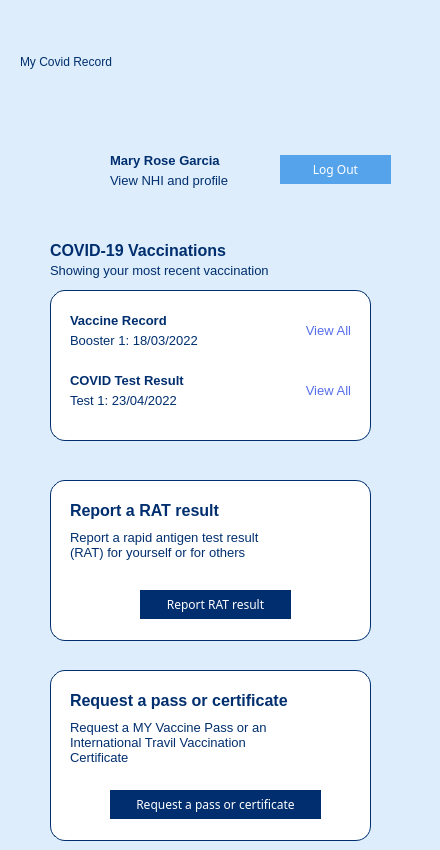
    <widget class="QWidget" name="userHomePage">
     <property name="styleSheet">
      <string notr="true">background-color: rgb(221, 237, 251);</string>
     </property>
     <widget class="QLabel" name="topLogoLable_2">
      <property name="geometry">
       <rect>
        <x>240</x>
        <y>30</y>
        <width>171</width>
        <height>81</height>
       </rect>
      </property>
      <property name="styleSheet">
       <string notr="true">color: rgb(255, 255, 255);</string>
      </property>
      <property name="text">
       <string>&lt;html&gt;&lt;head/&gt;&lt;body&gt;&lt;p&gt;&lt;img src=&quot;:/IconsAndImages/MOHLOgo.svg&quot;/&gt;&lt;/p&gt;&lt;/body&gt;&lt;/html&gt;</string>
      </property>
     </widget>
     <widget class="QLabel" name="myCovidRecordLabel_2">
      <property name="geometry">
       <rect>
        <x>20</x>
        <y>50</y>
        <width>172</width>
        <height>24</height>
       </rect>
      </property>
      <property name="styleSheet">
       <string notr="true">font: 700 16pt &quot;Fira Sans&quot;;
color: #002E6E;</string>
      </property>
      <property name="text">
       <string>My Covid Record</string>
      </property>
     </widget>
     <widget class="QGroupBox" name="userProfile">
      <property name="geometry">
       <rect>
        <x>0</x>
        <y>140</y>
        <width>431</width>
        <height>51</height>
       </rect>
      </property>
      <property name="styleSheet">
       <string notr="true">border: none;</string>
      </property>
      <property name="title">
       <string/>
      </property>
      <widget class="QLabel" name="profileIcon">
       <property name="geometry">
        <rect>
         <x>50</x>
         <y>0</y>
         <width>49</width>
         <height>51</height>
        </rect>
       </property>
       <property name="text">
        <string>&lt;html&gt;&lt;head/&gt;&lt;body&gt;&lt;p&gt;&lt;img src=&quot;:/IconsAndImages/profilecircle.png&quot;/&gt;&lt;/p&gt;&lt;/body&gt;&lt;/html&gt;</string>
       </property>
      </widget>
      <widget class="QLabel" name="name">
       <property name="geometry">
        <rect>
         <x>110</x>
         <y>10</y>
         <width>171</width>
         <height>21</height>
        </rect>
       </property>
       <property name="text">
        <string>&lt;html&gt;&lt;head/&gt;&lt;body&gt;&lt;p&gt;&lt;span style=&quot; font-size:10pt; font-weight:700; color:#002e6e;&quot;&gt;Mary Rose Garcia&lt;/span&gt;&lt;/p&gt;&lt;/body&gt;&lt;/html&gt;</string>
       </property>
      </widget>
      <widget class="QLabel" name="name_2">
       <property name="geometry">
        <rect>
         <x>110</x>
         <y>30</y>
         <width>171</width>
         <height>21</height>
        </rect>
       </property>
       <property name="text">
        <string>&lt;html&gt;&lt;head/&gt;&lt;body&gt;&lt;p&gt;&lt;span style=&quot; font-size:10pt; color:#002e6e;&quot;&gt;View NHI and profile&lt;/span&gt;&lt;/p&gt;&lt;/body&gt;&lt;/html&gt;</string>
       </property>
      </widget>
      <widget class="QPushButton" name="loginButton2_4">
       <property name="geometry">
        <rect>
         <x>280</x>
         <y>15</y>
         <width>111</width>
         <height>29</height>
        </rect>
       </property>
       <property name="font">
        <font>
         <family>Fira Sans</family>
        </font>
       </property>
       <property name="autoFillBackground">
        <bool>false</bool>
       </property>
       <property name="styleSheet">
        <string notr="true">background-color: rgb(85, 163, 235);
color: rgb(255, 255, 255);</string>
       </property>
       <property name="text">
        <string>Log Out</string>
       </property>
      </widget>
     </widget>
     <widget class="QGroupBox" name="records">
      <property name="geometry">
       <rect>
        <x>0</x>
        <y>230</y>
        <width>431</width>
        <height>221</height>
       </rect>
      </property>
      <property name="styleSheet">
       <string notr="true">border: none;</string>
      </property>
      <property name="title">
       <string/>
      </property>
      <widget class="QLabel" name="name_9">
       <property name="geometry">
        <rect>
         <x>50</x>
         <y>10</y>
         <width>181</width>
         <height>21</height>
        </rect>
       </property>
       <property name="text">
        <string>&lt;html&gt;&lt;head/&gt;&lt;body&gt;&lt;p&gt;&lt;span style=&quot; font-size:12pt; font-weight:700; color:#002e6e;&quot;&gt;COVID-19 Vaccinations&lt;/span&gt;&lt;/p&gt;&lt;/body&gt;&lt;/html&gt;</string>
       </property>
      </widget>
      <widget class="QLabel" name="name_10">
       <property name="geometry">
        <rect>
         <x>50</x>
         <y>30</y>
         <width>261</width>
         <height>21</height>
        </rect>
       </property>
       <property name="text">
        <string>&lt;html&gt;&lt;head/&gt;&lt;body&gt;&lt;p&gt;&lt;span style=&quot; font-size:10pt; color:#002e6e;&quot;&gt;Showing your most recent vaccination&lt;/span&gt;&lt;/p&gt;&lt;/body&gt;&lt;/html&gt;</string>
       </property>
      </widget>
      <widget class="QWidget" name="vaccineRecords" native="true">
       <property name="geometry">
        <rect>
         <x>50</x>
         <y>60</y>
         <width>321</width>
         <height>151</height>
        </rect>
       </property>
       <property name="autoFillBackground">
        <bool>false</bool>
       </property>
       <property name="styleSheet">
        <string notr="true">background-color: white;
border-radius: 15%; 
border: 1px solid #002e6e;</string>
       </property>
       <widget class="QLabel" name="name_11">
        <property name="geometry">
         <rect>
          <x>20</x>
          <y>20</y>
          <width>161</width>
          <height>21</height>
         </rect>
        </property>
        <property name="styleSheet">
         <string notr="true">border: none;</string>
        </property>
        <property name="text">
         <string>&lt;html&gt;&lt;head/&gt;&lt;body&gt;&lt;p&gt;&lt;span style=&quot; font-size:10pt; font-weight:700; color:#002e6e;&quot;&gt;Vaccine Record&lt;/span&gt;&lt;/p&gt;&lt;/body&gt;&lt;/html&gt;</string>
        </property>
       </widget>
       <widget class="QLabel" name="name_12">
        <property name="geometry">
         <rect>
          <x>20</x>
          <y>40</y>
          <width>161</width>
          <height>21</height>
         </rect>
        </property>
        <property name="styleSheet">
         <string notr="true">border: none;</string>
        </property>
        <property name="text">
         <string>&lt;html&gt;&lt;head/&gt;&lt;body&gt;&lt;p&gt;&lt;span style=&quot; font-size:10pt; color:#002e6e;&quot;&gt;Booster 1:   18/03/2022&lt;/span&gt;&lt;/p&gt;&lt;/body&gt;&lt;/html&gt;</string>
        </property>
       </widget>
       <widget class="QLabel" name="name_13">
        <property name="geometry">
         <rect>
          <x>230</x>
          <y>30</y>
          <width>71</width>
          <height>21</height>
         </rect>
        </property>
        <property name="styleSheet">
         <string notr="true">border: none;</string>
        </property>
        <property name="text">
         <string>&lt;html&gt;&lt;head/&gt;&lt;body&gt;&lt;p align=&quot;right&quot;&gt;&lt;span style=&quot; font-size:10pt; color:#556deb;&quot;&gt;View All&lt;/span&gt;&lt;/p&gt;&lt;/body&gt;&lt;/html&gt;</string>
        </property>
       </widget>
       <widget class="QLabel" name="name_14">
        <property name="geometry">
         <rect>
          <x>20</x>
          <y>100</y>
          <width>161</width>
          <height>21</height>
         </rect>
        </property>
        <property name="styleSheet">
         <string notr="true">border: none;</string>
        </property>
        <property name="text">
         <string>&lt;html&gt;&lt;head/&gt;&lt;body&gt;&lt;p&gt;&lt;span style=&quot; font-size:10pt; color:#002e6e;&quot;&gt;Test 1: 23/04/2022&lt;/span&gt;&lt;/p&gt;&lt;/body&gt;&lt;/html&gt;</string>
        </property>
       </widget>
       <widget class="QLabel" name="name_15">
        <property name="geometry">
         <rect>
          <x>230</x>
          <y>90</y>
          <width>71</width>
          <height>21</height>
         </rect>
        </property>
        <property name="styleSheet">
         <string notr="true">border: none;</string>
        </property>
        <property name="text">
         <string>&lt;html&gt;&lt;head/&gt;&lt;body&gt;&lt;p align=&quot;right&quot;&gt;&lt;span style=&quot; font-size:10pt; color:#556deb;&quot;&gt;View All&lt;/span&gt;&lt;/p&gt;&lt;/body&gt;&lt;/html&gt;</string>
        </property>
       </widget>
       <widget class="QLabel" name="name_16">
        <property name="geometry">
         <rect>
          <x>20</x>
          <y>80</y>
          <width>161</width>
          <height>21</height>
         </rect>
        </property>
        <property name="styleSheet">
         <string notr="true">border: none;</string>
        </property>
        <property name="text">
         <string>&lt;html&gt;&lt;head/&gt;&lt;body&gt;&lt;p&gt;&lt;span style=&quot; font-size:10pt; font-weight:700; color:#002e6e;&quot;&gt;COVID Test Result&lt;/span&gt;&lt;/p&gt;&lt;/body&gt;&lt;/html&gt;</string>
        </property>
       </widget>
      </widget>
     </widget>
     <widget class="QGroupBox" name="reportRAT">
      <property name="geometry">
       <rect>
        <x>0</x>
        <y>470</y>
        <width>431</width>
        <height>171</height>
       </rect>
      </property>
      <property name="styleSheet">
       <string notr="true">border: none;</string>
      </property>
      <property name="title">
       <string/>
      </property>
      <widget class="QWidget" name="vaccineRecords_3" native="true">
       <property name="geometry">
        <rect>
         <x>50</x>
         <y>10</y>
         <width>321</width>
         <height>161</height>
        </rect>
       </property>
       <property name="autoFillBackground">
        <bool>false</bool>
       </property>
       <property name="styleSheet">
        <string notr="true">background-color: white;
border-radius: 15%; 
border: 1px solid #002e6e;</string>
       </property>
       <widget class="QLabel" name="name_27">
        <property name="geometry">
         <rect>
          <x>20</x>
          <y>20</y>
          <width>161</width>
          <height>21</height>
         </rect>
        </property>
        <property name="styleSheet">
         <string notr="true">border: none;</string>
        </property>
        <property name="text">
         <string>&lt;html&gt;&lt;head/&gt;&lt;body&gt;&lt;p&gt;&lt;span style=&quot; font-size:12pt; font-weight:700; color:#002e6e;&quot;&gt;Report a RAT result&lt;/span&gt;&lt;/p&gt;&lt;/body&gt;&lt;/html&gt;</string>
        </property>
       </widget>
       <widget class="QLabel" name="name_28">
        <property name="geometry">
         <rect>
          <x>20</x>
          <y>50</y>
          <width>221</width>
          <height>51</height>
         </rect>
        </property>
        <property name="styleSheet">
         <string notr="true">border: none;</string>
        </property>
        <property name="text">
         <string>&lt;html&gt;&lt;head/&gt;&lt;body&gt;&lt;p&gt;&lt;span style=&quot; font-size:10pt; color:#002e6e;&quot;&gt;Report a rapid antigen test result (RAT) for yourself or for others&lt;/span&gt;&lt;/p&gt;&lt;/body&gt;&lt;/html&gt;</string>
        </property>
        <property name="alignment">
         <set>Qt::AlignLeading|Qt::AlignLeft|Qt::AlignTop</set>
        </property>
        <property name="wordWrap">
         <bool>true</bool>
        </property>
       </widget>
       <widget class="QPushButton" name="loginButton2_8">
        <property name="geometry">
         <rect>
          <x>90</x>
          <y>110</y>
          <width>151</width>
          <height>29</height>
         </rect>
        </property>
        <property name="font">
         <font>
          <family>Fira Sans</family>
         </font>
        </property>
        <property name="autoFillBackground">
         <bool>false</bool>
        </property>
        <property name="styleSheet">
         <string notr="true">background-color: #002e6e;
color: rgb(255, 255, 255);</string>
        </property>
        <property name="text">
         <string>Report RAT result</string>
        </property>
       </widget>
      </widget>
     </widget>
     <widget class="QGroupBox" name="reportRAT_2">
      <property name="geometry">
       <rect>
        <x>0</x>
        <y>660</y>
        <width>431</width>
        <height>181</height>
       </rect>
      </property>
      <property name="styleSheet">
       <string notr="true">border: none;</string>
      </property>
      <property name="title">
       <string/>
      </property>
      <widget class="QWidget" name="vaccineRecords_4" native="true">
       <property name="geometry">
        <rect>
         <x>50</x>
         <y>10</y>
         <width>321</width>
         <height>171</height>
        </rect>
       </property>
       <property name="autoFillBackground">
        <bool>false</bool>
       </property>
       <property name="styleSheet">
        <string notr="true">background-color: white;
border-radius: 15%; 
border: 1px solid #002e6e;</string>
       </property>
       <widget class="QLabel" name="name_29">
        <property name="geometry">
         <rect>
          <x>20</x>
          <y>20</y>
          <width>251</width>
          <height>21</height>
         </rect>
        </property>
        <property name="styleSheet">
         <string notr="true">border: none;</string>
        </property>
        <property name="text">
         <string>&lt;html&gt;&lt;head/&gt;&lt;body&gt;&lt;p&gt;&lt;span style=&quot; font-size:12pt; font-weight:700; color:#002e6e;&quot;&gt;Request a pass or certificate&lt;/span&gt;&lt;/p&gt;&lt;/body&gt;&lt;/html&gt;</string>
        </property>
       </widget>
       <widget class="QLabel" name="name_30">
        <property name="geometry">
         <rect>
          <x>20</x>
          <y>50</y>
          <width>221</width>
          <height>61</height>
         </rect>
        </property>
        <property name="styleSheet">
         <string notr="true">border: none;</string>
        </property>
        <property name="lineWidth">
         <number>1</number>
        </property>
        <property name="midLineWidth">
         <number>0</number>
        </property>
        <property name="text">
         <string>&lt;html&gt;&lt;head/&gt;&lt;body&gt;&lt;p&gt;&lt;span style=&quot; font-size:10pt; color:#002e6e;&quot;&gt;Request a MY Vaccine Pass or an International Travil Vaccination Certificate&lt;/span&gt;&lt;/p&gt;&lt;/body&gt;&lt;/html&gt;</string>
        </property>
        <property name="alignment">
         <set>Qt::AlignLeading|Qt::AlignLeft|Qt::AlignTop</set>
        </property>
        <property name="wordWrap">
         <bool>true</bool>
        </property>
       </widget>
       <widget class="QPushButton" name="loginButton2_9">
        <property name="geometry">
         <rect>
          <x>60</x>
          <y>120</y>
          <width>211</width>
          <height>29</height>
         </rect>
        </property>
        <property name="font">
         <font>
          <family>Fira Sans</family>
         </font>
        </property>
        <property name="autoFillBackground">
         <bool>false</bool>
        </property>
        <property name="styleSheet">
         <string notr="true">background-color: #002e6e;
color: rgb(255, 255, 255);</string>
        </property>
        <property name="text">
         <string>Request a pass or certificate</string>
        </property>
       </widget>
      </widget>
     </widget>
    </widget>
